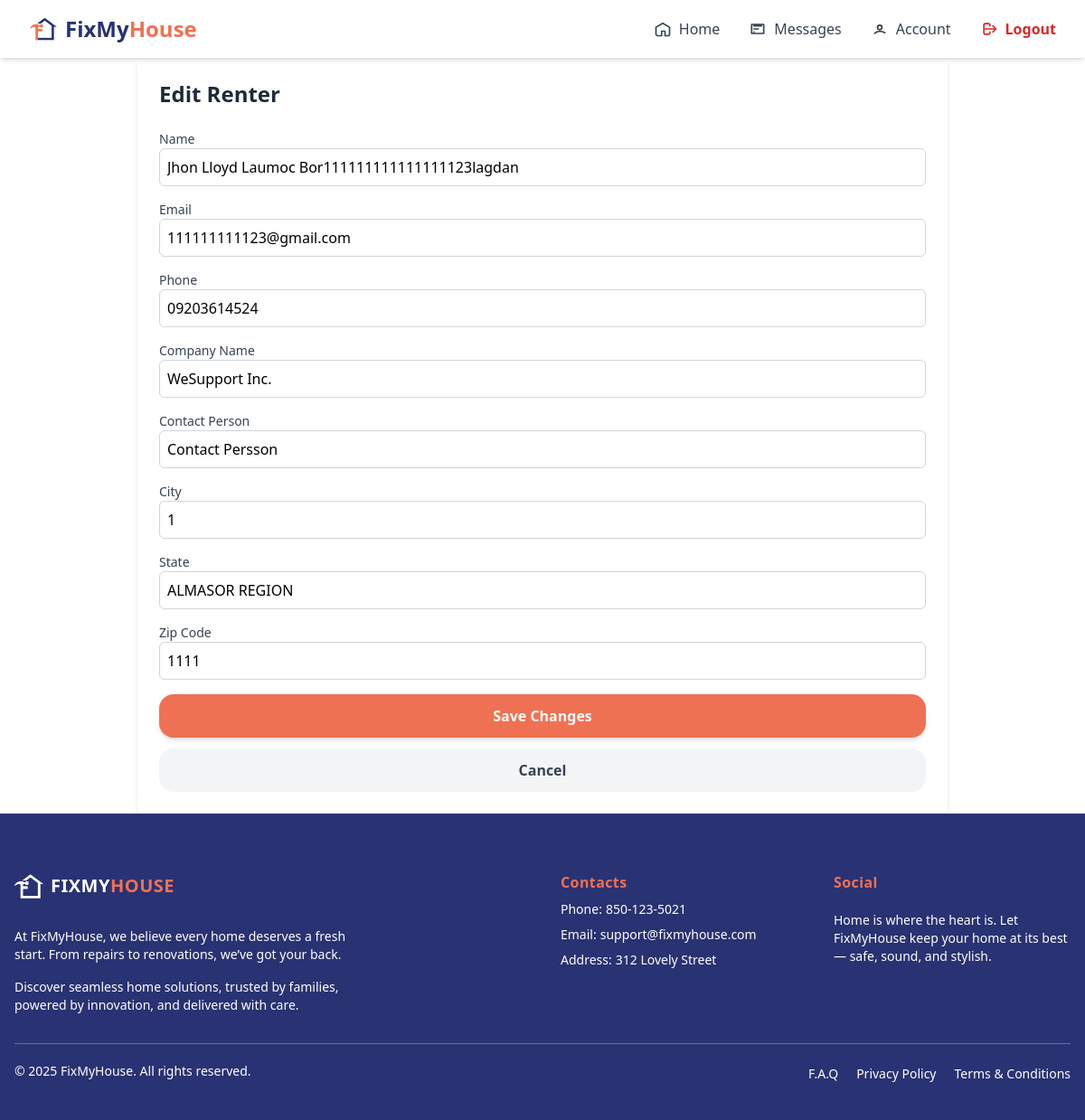
The page /agent/renters/1/edit/ (signed in) on the database its author committed.
### renter/models/renter.py (models this page shows, shortened)
class Renter(models.Model):
    user = models.OneToOneField(User, on_delete=models.CASCADE,null=True)
    name = models.CharField(max_length=255)
    email = models.EmailField(unique=True)
    phone = models.CharField(max_length=20)
    password = models.CharField(max_length=128)  # store hashed password (later)
    gender = models.CharField(max_length=10, blank=True, null=True)
    date_of_birth = models.DateField(blank=True, null=True)
    company_name = models.CharField(max_length=255, blank=True, null=True)
    contact_person = models.CharField(max_length=255, blank=True, null=True)
    contact_person_email = models.EmailField(blank=True, null=True)
    contact_phone = models.CharField(max_length=20, blank=True, null=True)
    state = models.CharField(max_length=100, blank=True, null=True)
    city = models.CharField(max_length=100, blank=True, null=True)
    zip_code = models.CharField(max_length=20, blank=True, null=True)
    company_address_line1 = models.CharField(max_length=255, blank=True, null=True)
    company_address_line2 = models.CharField(max_length=255, blank=True, null=True)
    company_postal_code = models.CharField(max_length=20, blank=True, null=True)
    upload_option = models.CharField(max_length=50, blank=True, null=True)  # 'manual' or 'report'
    property_image = models.ImageField(upload_to='property_images/', blank=True, null=True)
    floor_count = models.PositiveIntegerField(blank=True, null=True)
    room_count = models.PositiveIntegerField(blank=True, null=True)
    rooms = models.JSONField(blank=True, null=True)  # example: [{"type": "Bedroom"}, {"type": "Kitchen"}]
    address_line1 = models.CharField(max_length=255, blank=True, null=True)
    address_line2 = models.CharField(max_length=255, blank=True, null=True)
    house_state = models.CharField(max_length=100, blank=True, null=True)
    house_city = models.CharField(max_length=100, blank=True, null=True)
    house_zip = models.CharField(max_length=20, blank=True, null=True)
    profile_picture = models.ImageField(
        upload_to='profile_pics/', blank=True, null=True
    )

### agent/views/renterUpdate.py (the view, shortened to what this page needs)
# urls.py: path('renters/<int:pk>/edit/', RenterUpdateView.as_view(), name='edit_renter'),
@method_decorator([login_required, agent_required], name='dispatch')
class RenterUpdateView(UpdateView):
    model = Renter
    form_class = RenterUpdateForm
    template_name = 'components/home/editRenters.html'
    success_url = reverse_lazy('manage_renters')
    def get_object(self, queryset=None):
        pk = self.kwargs.get('pk')
        return get_object_or_404(Renter, pk=pk)
    def get_context_data(self, **kwargs):
        context = super().get_context_data(**kwargs)
        context['renter'] = self.get_object()
        return context

### agent/forms.py
class RenterUpdateForm(forms.ModelForm):
    class Meta:
        model = Renter
        exclude = ['user', 'password']  # exclude sensitive fields unless needed
        widgets = {
            'rooms': forms.Textarea(attrs={'rows': 3}),
        }

### trader/context_processors.py (called while the page is built)
def notifications_context(request):
    if request.user.is_authenticated:
        unread_qs = get_unread_notifications(request.user)
        return {
            "unread_count": unread_qs.count(),
            "unread_notifications": unread_qs[:5],  # show latest 5
        }
    return {}

### trader/views/traderNotification.py (called while the page is built)
def get_unread_notifications(user):
    try:
        return TraderNotification.objects.filter(
            trader_id__user=user,
            seen=False
        ).order_by("-created_at")
    except Exception as e:
        logger.error(f"Error fetching notifications! {e}")
        return TraderNotification.objects.none()

### agent/templates/components/home/editRenters.html (shortened to what this page needs)
{% extends "baseAgent.html" %}
{% load widget_tweaks %}
{% block content %}
{% include 'components/home/navigatorBaseAgent.html' %}
<div class="max-w-4xl mx-auto bg-white shadow-md rounded-md p-6 w-full">
    <h2 class="text-2xl font-semibold text-gray-800 mb-6">Edit Renter</h2>
    <form method="POST" enctype="multipart/form-data" class="space-y-4">
        <div>
            <label for="{{ form.name.id_for_label }}" class="block text-sm font-medium text-gray-700">Name</label>
            {{ form.name|add_class:"w-full border border-gray-300 rounded-md p-2" }}
        </div>
        <div>
            <label for="{{ form.email.id_for_label }}" class="block text-sm font-medium text-gray-700">Email</label>
            {{ form.email|add_class:"w-full border border-gray-300 rounded-md p-2" }}
        </div>
        <div>
            <label for="{{ form.phone.id_for_label }}" class="block text-sm font-medium text-gray-700">Phone</label>
            {{ form.phone|add_class:"w-full border border-gray-300 rounded-md p-2" }}
        </div>
        <div>
            <label for="{{ form.company_name.id_for_label }}" class="block text-sm font-medium text-gray-700">Company Name</label>
            {{ form.company_name|add_class:"w-full border border-gray-300 rounded-md p-2" }}
        </div>
        <div>
            <label for="{{ form.contact_person.id_for_label }}" class="block text-sm font-medium text-gray-700">Contact Person</label>
            {{ form.contact_person|add_class:"w-full border border-gray-300 rounded-md p-2" }}
        </div>
        <div>
            <label for="{{ form.city.id_for_label }}" class="block text-sm font-medium text-gray-700">City</label>
            {{ form.city|add_class:"w-full border border-gray-300 rounded-md p-2" }}
        </div>
        <div>
            <label for="{{ form.state.id_for_label }}" class="block text-sm font-medium text-gray-700">State</label>
            {{ form.state|add_class:"w-full border border-gray-300 rounded-md p-2" }}
        </div>
        <div>
            <label for="{{ form.zip_code.id_for_label }}" class="block text-sm font-medium text-gray-700">Zip Code</label>
            {{ form.zip_code|add_class:"w-full border border-gray-300 rounded-md p-2" }}
        </div>
        <div class="mt-6 flex flex-col space-y-3">
            <button form="approval_form" type="submit"
                class="w-full text-center py-3 rounded-2xl bg-[#EF7153] text-white font-semibold hover:bg-[#d35032] transition-all duration-200 shadow-md hover:shadow-lg">
                Save Changes
            </button>
            <a href="{% url 'manage_renters' %}"
                class="block text-center py-3 bg-gray-100 rounded-2xl font-semibold text-gray-700 hover:bg-gray-200">
                Cancel
            </a>
        </div>
    </form>
</div>
{% include 'components/footerAgent.html' %}
{% endblock %}

### rows shown on the page
Renter: name "Jhon Lloyd Laumoc Bor111111111111111123lagdan", email "111111111123@gmail.com", phone "09203614524", company_name "WeSupport Inc.", contact_person "Contact Persson", city "1", state "ALMASOR REGION", zip_code "1111"
